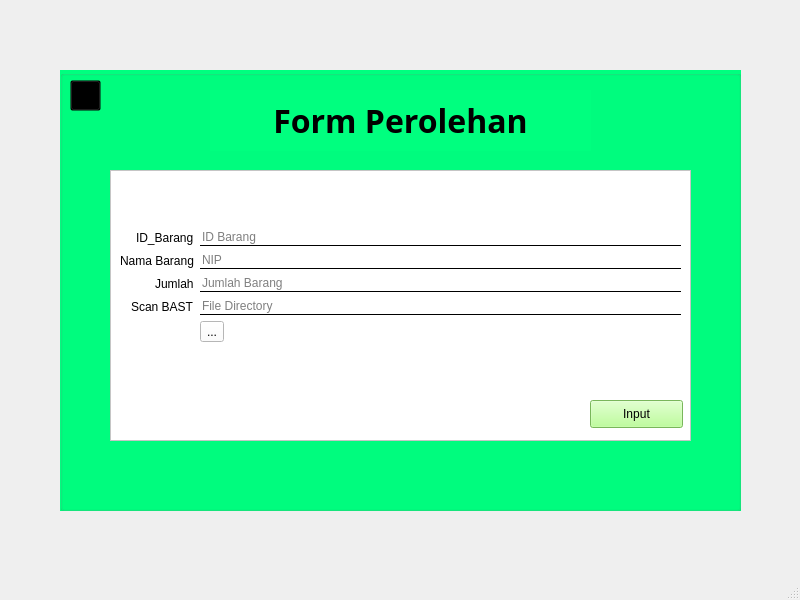
<?xml version="1.0" encoding="UTF-8"?>
<ui version="4.0">
 <class>Perolehan</class>
 <widget class="QMainWindow" name="Perolehan">
  <property name="geometry">
   <rect>
    <x>0</x>
    <y>0</y>
    <width>800</width>
    <height>600</height>
   </rect>
  </property>
  <property name="windowTitle">
   <string>Perolehan</string>
  </property>
  <widget class="QWidget" name="centralwidget">
   <widget class="QGroupBox" name="groupBox">
    <property name="geometry">
     <rect>
      <x>60</x>
      <y>70</y>
      <width>681</width>
      <height>441</height>
     </rect>
    </property>
    <property name="styleSheet">
     <string notr="true">background-color: rgb(0, 255, 127);</string>
    </property>
    <property name="title">
     <string/>
    </property>
    <widget class="QLabel" name="label">
     <property name="geometry">
      <rect>
       <x>150</x>
       <y>20</y>
       <width>381</width>
       <height>61</height>
      </rect>
     </property>
     <property name="font">
      <font>
       <family>Adobe Gothic Std</family>
       <pointsize>24</pointsize>
       <weight>75</weight>
       <bold>true</bold>
      </font>
     </property>
     <property name="text">
      <string>Form Perolehan</string>
     </property>
     <property name="alignment">
      <set>Qt::AlignCenter</set>
     </property>
    </widget>
    <widget class="QFrame" name="frame">
     <property name="geometry">
      <rect>
       <x>50</x>
       <y>100</y>
       <width>581</width>
       <height>271</height>
      </rect>
     </property>
     <property name="styleSheet">
      <string notr="true">background-color: rgb(255, 255, 255);</string>
     </property>
     <property name="frameShape">
      <enum>QFrame::StyledPanel</enum>
     </property>
     <property name="frameShadow">
      <enum>QFrame::Raised</enum>
     </property>
     <widget class="QWidget" name="formLayoutWidget">
      <property name="geometry">
       <rect>
        <x>10</x>
        <y>10</y>
        <width>561</width>
        <height>211</height>
       </rect>
      </property>
      <layout class="QFormLayout" name="formLayout">
       <property name="labelAlignment">
        <set>Qt::AlignRight|Qt::AlignTrailing|Qt::AlignVCenter</set>
       </property>
       <property name="formAlignment">
        <set>Qt::AlignRight|Qt::AlignTrailing|Qt::AlignVCenter</set>
       </property>
       <item row="0" column="0">
        <widget class="QLabel" name="label_2">
         <property name="text">
          <string>ID_Barang</string>
         </property>
        </widget>
       </item>
       <item row="0" column="1">
        <widget class="QLineEdit" name="ID_Barang">
         <property name="styleSheet">
          <string notr="true">background:transparent;
color: rgb(0, 0, 0);
border:none;
border-bottom:1px solid;</string>
         </property>
         <property name="text">
          <string/>
         </property>
         <property name="placeholderText">
          <string>ID Barang</string>
         </property>
         <property name="clearButtonEnabled">
          <bool>false</bool>
         </property>
        </widget>
       </item>
       <item row="1" column="0">
        <widget class="QLabel" name="label_3">
         <property name="text">
          <string>Nama Barang</string>
         </property>
        </widget>
       </item>
       <item row="1" column="1">
        <widget class="QLineEdit" name="NIP">
         <property name="styleSheet">
          <string notr="true">background:transparent;
color: rgb(0, 0, 0);
border:none;
border-bottom:1px solid;</string>
         </property>
         <property name="inputMethodHints">
          <set>Qt::ImhTime</set>
         </property>
         <property name="text">
          <string/>
         </property>
         <property name="placeholderText">
          <string>NIP</string>
         </property>
         <property name="clearButtonEnabled">
          <bool>false</bool>
         </property>
        </widget>
       </item>
       <item row="2" column="0">
        <widget class="QLabel" name="label_4">
         <property name="text">
          <string>Jumlah</string>
         </property>
        </widget>
       </item>
       <item row="2" column="1">
        <widget class="QLineEdit" name="Jumlah_Barang">
         <property name="styleSheet">
          <string notr="true">background:transparent;
color: rgb(0, 0, 0);
border:none;
border-bottom:1px solid;</string>
         </property>
         <property name="text">
          <string/>
         </property>
         <property name="placeholderText">
          <string>Jumlah Barang</string>
         </property>
         <property name="clearButtonEnabled">
          <bool>false</bool>
         </property>
        </widget>
       </item>
       <item row="4" column="1">
        <widget class="QToolButton" name="DirectoryFinderButton">
         <property name="text">
          <string>...</string>
         </property>
        </widget>
       </item>
       <item row="3" column="1">
        <widget class="QLineEdit" name="FindDirectory">
         <property name="styleSheet">
          <string notr="true">background:transparent;
color: rgb(0, 0, 0);
border:none;
border-bottom:1px solid;</string>
         </property>
         <property name="placeholderText">
          <string>File Directory</string>
         </property>
        </widget>
       </item>
       <item row="3" column="0">
        <widget class="QLabel" name="label_5">
         <property name="text">
          <string>Scan BAST</string>
         </property>
        </widget>
       </item>
      </layout>
     </widget>
     <widget class="QPushButton" name="Input">
      <property name="geometry">
       <rect>
        <x>480</x>
        <y>230</y>
        <width>93</width>
        <height>28</height>
       </rect>
      </property>
      <property name="sizePolicy">
       <sizepolicy hsizetype="Preferred" vsizetype="Preferred">
        <horstretch>0</horstretch>
        <verstretch>0</verstretch>
       </sizepolicy>
      </property>
      <property name="styleSheet">
       <string notr="true">background-color: rgb(170, 255, 127);
gridline-color: rgb(0, 0, 0);
selection-color: rgb(255, 255, 255);
selection-background-color: rgb(255, 255, 255);</string>
      </property>
      <property name="text">
       <string>Input</string>
      </property>
      <property name="autoDefault">
       <bool>false</bool>
      </property>
      <property name="default">
       <bool>false</bool>
      </property>
      <property name="flat">
       <bool>false</bool>
      </property>
     </widget>
    </widget>
    <widget class="QPushButton" name="BackButton">
     <property name="geometry">
      <rect>
       <x>10</x>
       <y>10</y>
       <width>31</width>
       <height>31</height>
      </rect>
     </property>
     <property name="font">
      <font>
       <kerning>false</kerning>
      </font>
     </property>
     <property name="cursor">
      <cursorShape>ArrowCursor</cursorShape>
     </property>
     <property name="mouseTracking">
      <bool>false</bool>
     </property>
     <property name="autoFillBackground">
      <bool>false</bool>
     </property>
     <property name="styleSheet">
      <string notr="true">color: rgb(170, 255, 255);
background-color: transparent;
</string>
     </property>
     <property name="text">
      <string/>
     </property>
    </widget>
    <widget class="QLabel" name="BackIcon">
     <property name="geometry">
      <rect>
       <x>10</x>
       <y>10</y>
       <width>31</width>
       <height>31</height>
      </rect>
     </property>
     <property name="text">
      <string/>
     </property>
     <property name="pixmap">
      <pixmap>icon/BackIcon.png</pixmap>
     </property>
     <property name="scaledContents">
      <bool>true</bool>
     </property>
    </widget>
    <zorder>label</zorder>
    <zorder>frame</zorder>
    <zorder>BackIcon</zorder>
    <zorder>BackButton</zorder>
   </widget>
  </widget>
  <widget class="QStatusBar" name="statusbar"/>
 </widget>
 <resources/>
 <connections/>
</ui>
